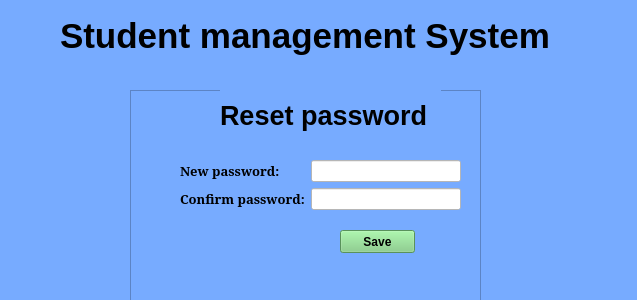
<?xml version="1.0" encoding="UTF-8"?>
<ui version="4.0">
 <class>Login_form</class>
 <widget class="QWidget" name="Login_form">
  <property name="geometry">
   <rect>
    <x>0</x>
    <y>0</y>
    <width>637</width>
    <height>300</height>
   </rect>
  </property>
  <property name="windowTitle">
   <string>Login</string>
  </property>
  <property name="styleSheet">
   <string notr="true">background-color: rgb(119, 171, 255);</string>
  </property>
  <widget class="QFrame" name="frame">
   <property name="geometry">
    <rect>
     <x>130</x>
     <y>90</y>
     <width>351</width>
     <height>231</height>
    </rect>
   </property>
   <property name="frameShape">
    <enum>QFrame::StyledPanel</enum>
   </property>
   <property name="frameShadow">
    <enum>QFrame::Raised</enum>
   </property>
   <widget class="QWidget" name="formLayoutWidget">
    <property name="geometry">
     <rect>
      <x>50</x>
      <y>70</y>
      <width>281</width>
      <height>61</height>
     </rect>
    </property>
    <layout class="QFormLayout" name="formLayout">
     <item row="0" column="0">
      <widget class="QLabel" name="label">
       <property name="font">
        <font>
         <family>MS Serif</family>
         <pointsize>10</pointsize>
         <weight>75</weight>
         <bold>true</bold>
        </font>
       </property>
       <property name="text">
        <string>New password:</string>
       </property>
      </widget>
     </item>
     <item row="0" column="1">
      <widget class="QLineEdit" name="lineEdit">
       <property name="styleSheet">
        <string notr="true">background-color: rgb(255, 255, 255);</string>
       </property>
      </widget>
     </item>
     <item row="1" column="1">
      <widget class="QLineEdit" name="lineEdit_2">
       <property name="styleSheet">
        <string notr="true">background-color: rgb(255, 255, 255);</string>
       </property>
      </widget>
     </item>
     <item row="1" column="0">
      <widget class="QLabel" name="label_2">
       <property name="font">
        <font>
         <family>MS Serif</family>
         <pointsize>10</pointsize>
         <weight>75</weight>
         <bold>true</bold>
        </font>
       </property>
       <property name="text">
        <string>Confirm password:</string>
       </property>
      </widget>
     </item>
    </layout>
   </widget>
   <widget class="QPushButton" name="pushButton">
    <property name="geometry">
     <rect>
      <x>210</x>
      <y>140</y>
      <width>75</width>
      <height>23</height>
     </rect>
    </property>
    <property name="font">
     <font>
      <weight>75</weight>
      <bold>true</bold>
     </font>
    </property>
    <property name="styleSheet">
     <string notr="true">background-color: rgb(125, 205, 127);</string>
    </property>
    <property name="text">
     <string>Save</string>
    </property>
   </widget>
   <widget class="QLabel" name="label_3">
    <property name="geometry">
     <rect>
      <x>90</x>
      <y>0</y>
      <width>221</width>
      <height>51</height>
     </rect>
    </property>
    <property name="font">
     <font>
      <pointsize>20</pointsize>
      <weight>75</weight>
      <bold>true</bold>
     </font>
    </property>
    <property name="text">
     <string>Reset password</string>
    </property>
   </widget>
  </widget>
  <widget class="QLabel" name="label_4">
   <property name="geometry">
    <rect>
     <x>60</x>
     <y>10</y>
     <width>521</width>
     <height>51</height>
    </rect>
   </property>
   <property name="font">
    <font>
     <pointsize>26</pointsize>
     <weight>75</weight>
     <bold>true</bold>
    </font>
   </property>
   <property name="text">
    <string>Student management System</string>
   </property>
  </widget>
 </widget>
 <resources/>
 <connections/>
</ui>
